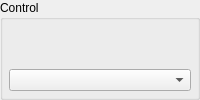
        <widget class="QGroupBox" name="gridGroupBox">
         <property name="title">
          <string>Control</string>
         </property>
         <layout class="QGridLayout" name="gridLayout_7">
          <property name="leftMargin">
           <number>6</number>
          </property>
          <property name="topMargin">
           <number>0</number>
          </property>
          <property name="rightMargin">
           <number>6</number>
          </property>
          <property name="bottomMargin">
           <number>6</number>
          </property>
          <item row="3" column="0" alignment="Qt::AlignTop">
           <widget class="Button" name="button">
            <property name="signal_path" stdset="0">
             <string>ProcessToInverter;CommandModeControl;IslandReconnect</string>
            </property>
            <property name="label_visible" stdset="0">
             <bool>false</bool>
            </property>
            <property name="tx" stdset="0">
             <bool>true</bool>
            </property>
           </widget>
          </item>
          <item row="0" column="0" alignment="Qt::AlignTop">
           <widget class="CompoundToggle" name="compoundtoggle_5">
            <property name="sizePolicy">
             <sizepolicy hsizetype="Preferred" vsizetype="Fixed">
              <horstretch>0</horstretch>
              <verstretch>0</verstretch>
             </sizepolicy>
            </property>
            <property name="box_title" stdset="0">
             <string>Enable</string>
            </property>
            <property name="command_signal_path" stdset="0">
             <string>ProcessToInverter;CommandModeControl;Enable</string>
            </property>
            <property name="status_signal_path" stdset="0">
             <string>StatusBits;Enable_echo</string>
            </property>
            <property name="status_off_on_color" stdset="0">
             <color>
              <red>192</red>
              <green>32</green>
              <blue>32</blue>
             </color>
            </property>
           </widget>
          </item>
          <item row="1" column="0" alignment="Qt::AlignTop">
           <widget class="Button" name="button_2">
            <property name="signal_path" stdset="0">
             <string>ProcessToInverter;CommandModeControl;FaultClear</string>
            </property>
            <property name="label_visible" stdset="0">
             <bool>false</bool>
            </property>
            <property name="tx" stdset="0">
             <bool>true</bool>
            </property>
           </widget>
          </item>
          <item row="4" column="0">
           <widget class="QComboBox" name="power_current_combo"/>
          </item>
         </layout>
        </widget>
